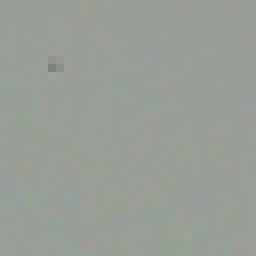
#> input picture bg/10.PNG, 32 x 32 px (shown 8 times larger); its folder holds 4 pictures in this run
$ jupyter execute --allow-errors 'Рытова_4.ipynb'
#> lines starting #> are read from the running program, lines starting #| are printed output that depends on the picture
[cell 1]
import os
from PIL import Image
import cv2
import numpy as np
import matplotlib.pyplot as plt
from glob import glob
import random
import time
from skimage.metrics import structural_similarity, mean_squared_error
cells_path = 'cl'
background_path = 'bg'
for filename in os.listdir(background_path):
    img=Image.open('bg/' + filename)
#> img is the input picture: PIL image 32x32 RGBA; mean R, G, B, A 153, 158.6, 151.6, 255
    rimg = img.resize((32,32))
    rimg.save('bg/' + filename)
#> (the rest of this cell did not finish here and is left out)

[cell 2]
plt.imshow(img, cmap = 'gray')
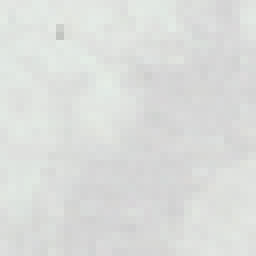
#> shown: shape (32, 32, 4) (shown 8 times larger); mean R, G, B, A 219.3, 221.2, 219, 255

[cell 3]
cv2.imwrite(f'img1.png', img)
cv2.imwrite(f'img1.jpg', img)
cv2.imwrite(f'img1.bmp', img)
#> Out = True
